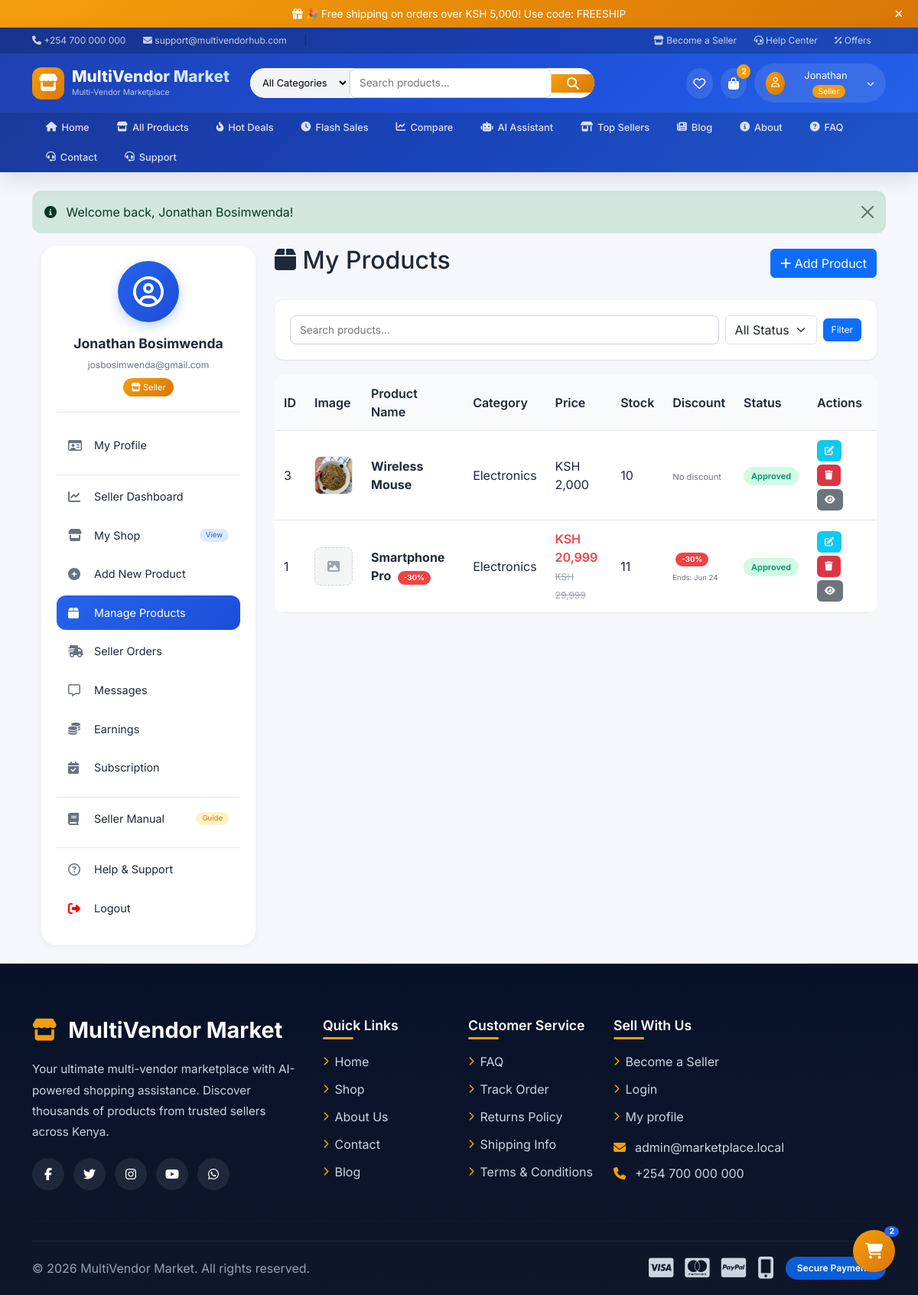
Screenshot of /seller/products.php (signed in) with the database file from the repository.
### tables this page shows
CREATE TABLE `products` (
  `id` int(11) NOT NULL,
  `seller_id` int(11) NOT NULL,
  `category_id` int(11) DEFAULT NULL,
  `name` varchar(190) NOT NULL,
  `slug` varchar(220) NOT NULL,
  `short_description` varchar(255) NOT NULL,
  `description` text DEFAULT NULL,
  `price` decimal(12,2) NOT NULL,
  `stock` int(11) NOT NULL DEFAULT 0,
  `brand` varchar(120) DEFAULT NULL,
  `status` enum('draft','pending','approved','rejected') NOT NULL DEFAULT 'pending',
  `rating` decimal(3,2) DEFAULT 0.00,
  `created_at` datetime NOT NULL,
  `updated_at` datetime DEFAULT NULL,
  `discount_percent` int(11) DEFAULT 0 COMMENT 'Discount percentage (0-99)',
  `discounted_price` decimal(12,2) DEFAULT NULL COMMENT 'Price after discount',
  `discount_start_date` datetime DEFAULT NULL COMMENT 'When discount starts',
  `discount_end_date` datetime DEFAULT NULL COMMENT 'When discount ends',
  `is_on_sale` tinyint(1) DEFAULT 0 COMMENT '1 = on sale, 0 = not on sale'
);

CREATE TABLE `product_images` (
  `id` int(11) NOT NULL,
  `product_id` int(11) NOT NULL,
  `filename` varchar(255) NOT NULL,
  `created_at` datetime NOT NULL
);

CREATE TABLE `categories` (
  `id` int(11) NOT NULL,
  `name` varchar(120) NOT NULL,
  `slug` varchar(150) NOT NULL,
  `description` text DEFAULT NULL,
  `created_at` datetime NOT NULL
);

### seller/products.php (the view, shortened to what this page needs)
<?php
require_once '../includes/header.php';
$user_id = $_SESSION['user_id'];
$seller_sql = "SELECT id FROM sellers WHERE user_id = ?";
$seller_stmt = $mysqli->prepare($seller_sql);
$seller_stmt->bind_param('i', $user_id);
$seller_stmt->execute();
$seller = $seller_stmt->get_result()->fetch_assoc();
$search = isset($_GET['search']) ? $_GET['search'] : '';
$page = isset($_GET['page']) ? (int)$_GET['page'] : 1;
$limit = 10;
$offset = ($page - 1) * $limit;
$where = "WHERE seller_id = {$seller['id']}";
$products_result = $mysqli->query("SELECT p.*, c.name as category_name
                            FROM products p
                            LEFT JOIN categories c ON c.id = p.category_id
                            $where
                            ORDER BY p.created_at DESC
                            LIMIT $offset, $limit");
?>
<div class="container-fluid">
    <div class="seller-wrapper">
        <div class="seller-sidebar">
            <?php require_once '../includes/dashboard_sidebar.php'; ?>
        </div>
        <div class="seller-content">
            <div class="d-flex justify-content-between align-items-center mb-4">
                <h2><i class="fa-solid fa-box"></i> My Products</h2>
                <a href="add_product.php" class="btn btn-primary"><i class="fa-solid fa-plus"></i> Add Product</a>
            </div>
            <div class="filter-bar">
                <form method="GET" class="d-flex gap-2 flex-wrap align-items-center">
                    <input type="text" name="search" class="search-input" placeholder="Search products..." value="<?= htmlspecialchars($search) ?>">
                    <select name="status" class="form-select" style="width: 120px;">
                        <option value="">All Status</option>
                    </select>
                    <button type="submit" class="btn btn-primary btn-sm">Filter</button>
                </form>
            </div>
            <div class="table-responsive">
                <table class="data-table">
                    <thead>
                        <tr>
                            <th>ID</th>
                            <th>Image</th>
                            <th>Product Name</th>
                            <th>Category</th>
                            <th>Price</th>
                            <th>Stock</th>
                            <th>Discount</th>
                            <th>Status</th>
                            <th>Actions</th>
                        </tr>
                    </thead>
                    <tbody>
                        <?php if($products_result && $products_result->num_rows > 0): ?>
                        <?php while($product = $products_result->fetch_assoc()):
                            $image_result = $mysqli->query("SELECT filename FROM product_images WHERE product_id = {$product['id']} LIMIT 1");
                            $image = $image_result ? $image_result->fetch_assoc() : null;
                            $status_class = $product['status'] == 'approved' ? 'status-approved' : ($product['status'] == 'pending' ? 'status-pending' : 'status-rejected');
                            $has_discount = isset($product['is_on_sale']) && $product['is_on_sale'] == 1 &&
                                            $product['discount_percent'] > 0 &&
                                            !empty($product['discount_end_date']) &&
                                            $product['discount_end_date'] > date('Y-m-d H:i:s');
                            $discount = $has_discount ? $product['discount_percent'] : 0;
                        ?>
                        <tr>
                            <td><?= $product['id'] ?></td>
                            <td>
                                <?php if($image && !empty($image['filename'])):
                                    $has_file = file_exists('../uploads/products/' . $image['filename']);
                                ?>
                                    <?php if($has_file): ?>
                                        <img src="../uploads/products/<?= $image['filename'] ?>"
                                             class="product-image"
                                             alt="<?= htmlspecialchars($product['name']) ?>"
                                             loading="lazy">
                                    <?php else: ?>
                                        <div class="product-image-placeholder">
                                            <i class="fa-solid fa-image"></i>
                                        </div>
                                    <?php endif; ?>
                                <?php else: ?>
                                    <div class="product-image-placeholder">
                                        <i class="fa-solid fa-image"></i>
                                    </div>
                                <?php endif; ?>
                            </td>
                            <td>
                                <strong><?= htmlspecialchars($product['name']) ?></strong>
                                <?php if($has_discount): ?>
                                    <span class="discount-badge-small">-<?= $discount ?>%</span>
                                <?php endif; ?>
                            </td>
                            <td><?= htmlspecialchars($product['category_name'] ?? '-') ?></td>
                            <td>
                                <?php if($has_discount): ?>
                                    <span style="color:#ef4444; font-weight:600;">KSH <?= number_format($product['discounted_price'] ?? ($product['price'] * (1 - $discount / 100))) ?></span>
                                    <br>
                                    <span style="text-decoration:line-through; color:#9ca3af; font-size:0.75rem;">KSH <?= number_format($product['price']) ?></span>
                                <?php else: ?>
                                    KSH <?= number_format($product['price']) ?>
                                <?php endif; ?>
                            </td>
                            <td><?= $product['stock'] ?></td>
                            <td>
                                <?php if($has_discount): ?>
                                    <span class="discount-badge-small">-<?= $discount ?>%</span>
                                    <br>
                                    <small style="color:#6b7280; font-size:0.6rem;">
                                        Ends: <?= date('M d', strtotime($product['discount_end_date'])) ?>
                                    </small>
                                <?php else: ?>
                                    <span style="color:#6b7280; font-size:0.7rem;">No discount</span>
                                <?php endif; ?>
                            </td>
                            <td><span class="status-badge <?= $status_class ?>"><?= ucfirst($product['status']) ?></span></td>
                            <td>
                                <div class="d-flex gap-1 flex-wrap">
                                    <a href="edit_product.php?id=<?= $product['id'] ?>" class="btn-sm btn-edit" title="Edit Product">
                                        <i class="fa-solid fa-edit"></i>
                                    </a>
                                    <a href="?delete=<?= $product['id'] ?>" class="btn-sm btn-delete" onclick="return confirm('Delete this product?')" title="Delete Product">
                                        <i class="fa-solid fa-trash"></i>
                                    </a>
                                    <a href="../product.php?id=<?= $product['id'] ?>" target="_blank" class="btn-sm btn-view" title="View Product">
                                        <i class="fa-solid fa-eye"></i>
                                    </a>
                                </div>
                            </td>
                        </tr>
                        <?php endwhile; ?>
                        <?php else: ?>
                        <tr><td colspan="9" class="text-center py-4">No products found. <a href="add_product.php">Add your first product</a></td></tr>
                        <?php endif; ?>
                    </tbody>
                </table>
            </div>
        </div>
    </div>
</div>
<?php require_once '../includes/footer.php'; ?>

### includes/header.php (style rules this page uses)
:root { --primary: #2563eb; --primary-dark: #1d4ed8; --secondary: #f59e0b; --success: #10b981; --danger: #ef4444; --dark: #1f2937; --gray: #6b7280; --light-gray: #f3f4f6; --white: #ffffff; --border: #e5e7eb; }
* { margin: 0; padding: 0; box-sizing: border-box; }
body { font-family: 'Inter', sans-serif; background: #f5f7fb; color: #1f2937; }
.search-input { flex: 1; border: none; padding: 10px 15px; font-size: 0.85rem; outline: none; }

### seller/products.php (style rules this page uses)
.seller-wrapper { display: flex; gap: 25px; }
.seller-sidebar { width: 280px; flex-shrink: 0; }
.seller-content { flex: 1; }
.filter-bar { background: white; border-radius: 12px; padding: 20px; margin-bottom: 20px; box-shadow: 0 1px 3px rgba(0,0,0,0.1); }
.data-table { width: 100%; border-collapse: collapse; background: white; border-radius: 12px; overflow: hidden; }
.data-table th, .data-table td { padding: 12px; border-bottom: 1px solid #e5e7eb; text-align: left; }
.data-table th { background: #f8fafc; font-weight: 600; }
.status-badge { display: inline-block; padding: 4px 10px; border-radius: 20px; font-size: 11px; font-weight: 600; }
.status-approved { background: #d1fae5; color: #059669; }
.btn-sm { padding: 5px 10px; border-radius: 6px; font-size: 12px; text-decoration: none; display: inline-block; }
.btn-edit { background: #0dcaf0; color: white; }
.btn-delete { background: #dc3545; color: white; }
.btn-view { background: #6c757d; color: white; }
.search-input { padding: 8px 12px; border: 1px solid #ced4da; border-radius: 8px; width: 200px; }
.product-image { width: 50px; height: 50px; object-fit: cover; border-radius: 8px; border: 1px solid #e5e7eb; background: #f3f4f6; }
.product-image-placeholder { width: 50px; height: 50px; background: #f3f4f6; border-radius: 8px; display: flex; align-items: center; justify-content: center; color: #9ca3af; border: 1px dashed #d1d5db; }
.discount-badge-small { display: inline-block; background: #ef4444; color: white; padding: 2px 8px; border-radius: 50px; font-size: 0.6rem; font-weight: 700; margin-left: 4px; }

### rows the page displays
products: id "3", product_images.filename (picture), name "Wireless Mouse", category.name "Electronics", price "2,000", stock "10", is_on_sale "No discount", status "Approved"
products: id "1", name "Smartphone Pro", discount_percent "30", category.name "Electronics", discounted_price "20,999", price "29,999", stock "11", discount_end_date "Jun 24", status "Approved"

### other values shown
SITE_NAME "MultiVendor Market"
$cart_count "2"
explode(' ', $user['name'] ?? $user['email'])[0] "Jonathan"
$flash['message'] "Welcome back, Jonathan Bosimwenda!"
$user['name'] "Jonathan Bosimwenda"
$user['email'] "josbosimwenda@gmail.com"
ADMIN_EMAIL "admin@marketplace.local"
